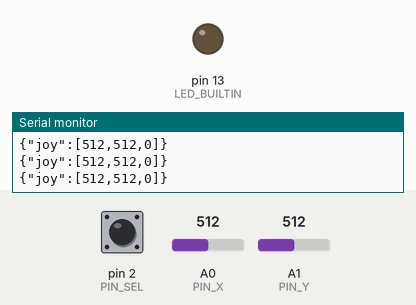
Simulated run of this sketch. Board: Arduino Uno, built with avr-gcc and run on an emulated ATmega328P. Parts: output pins drawn as LEDs (lit = HIGH), the last lines printed to the serial monitor. The inputs (shaded band) are chosen by the test bench; at power-on: pin 2 (PIN_SEL) HIGH, A0 (PIN_X) = 512, A1 (PIN_Y) = 512.

Above: at 1.2 s.
1.3 s: pin 2 (PIN_SEL) pulled LOW for 0.15 s
At 1.39 s:
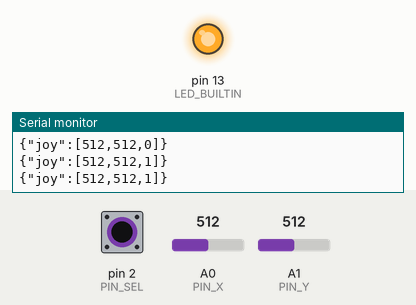
2.9 s: pin 2 (PIN_SEL) pulled LOW for 3.2 s
At 6.8 s:
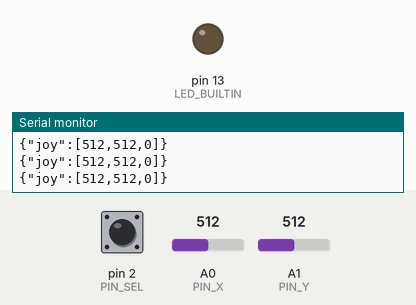
Timing chart, 0 to 8.3 s (numbered marks = the images above; inputs shaded):
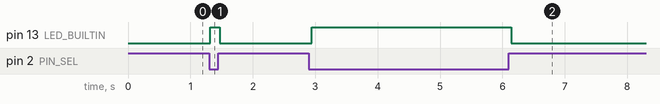

Measured:
- after the input at 1.3 s, pin 13 (LED_BUILTIN): LOW → HIGH at once, → LOW 0.15 s later
- after the input at 2.9 s, pin 13 (LED_BUILTIN): LOW → HIGH at once, → LOW 3.2 s later

The sketch:

joystick.ino
```cpp
/*
 * BOOSTXL-EDUMKII joystick only. No Raspberry Pi required.
 *
 * Jumpers:
 *   Pack GND  -> Uno GND
 *   Pack 3.3V -> Uno 3.3V
 *   Pack 5V   -> Uno 5V
 *   J1.2  X   -> A0
 *   J3.26 Y   -> A1
 *   J1.5  SEL -> D2 (press = LOW)
 *
 * Do not plug the pack onto the Uno or the Vilros cobbler.
 */

const uint8_t PIN_X = A0;
const uint8_t PIN_Y = A1;
const uint8_t PIN_SEL = 2;

void setup() {
  pinMode(PIN_SEL, INPUT_PULLUP);
  pinMode(LED_BUILTIN, OUTPUT);
  Serial.begin(115200);
}

void loop() {
  int x = analogRead(PIN_X);
  int y = analogRead(PIN_Y);
  int sel = digitalRead(PIN_SEL) == LOW ? 1 : 0;
  digitalWrite(LED_BUILTIN, sel ? HIGH : LOW);

  Serial.print(F("{\"joy\":["));
  Serial.print(x);
  Serial.print(',');
  Serial.print(y);
  Serial.print(',');
  Serial.print(sel);
  Serial.println(F("]}"));
  delay(50);
}
```
